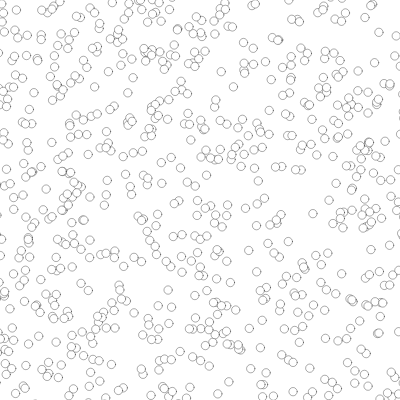
Frame 1 (no input)
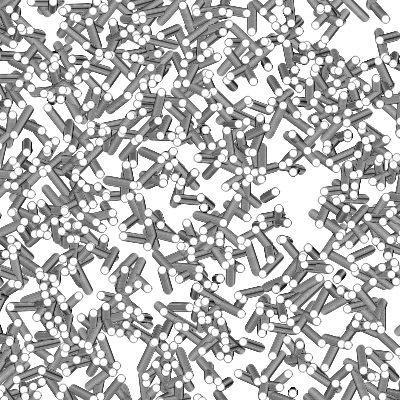
Frame 60 (no input)
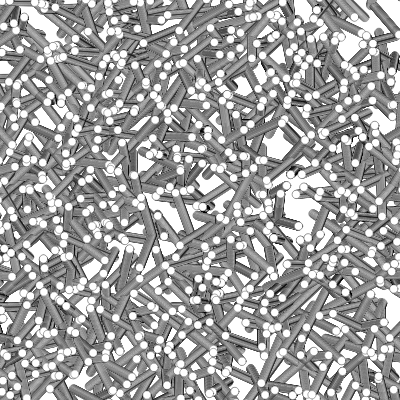
Frame 120 (the mouse pressed at the canvas centre since frame 60)

The p5.js sketch that drew these frames (run headless with seeded random() and noise() and a simulated clock; from frame 60 on, the mouse is pressed at the canvas centre):

// p5.js sketch
// ── sketch.js
var S = 15;
var num = 1000;
var X,Y;
var DX,DY;
var DDX,DDY;
var Color;
var a = 0.55;
var b =0.7;
var dt = 0.045;
var zoom = 0.5;

// 函数setup() ：准备阶段
function setup() {
	createCanvas(400,400);
	colorMode(HSB,360,100,100,100);
	X = new Array();
	Y = new Array();
	DX = new Array();
	DY = new Array();
	DDX = new Array();
	DDY = new Array();
	Color = new Array();
	for(var i=0;i<num;i++)
	{
		X[i] = random(-S,S);
		Y[i] = random(-S,S);
		DX[i] = random(-0.03,0.03);
		DY[i] = random(-0.03,0.03);
		DDX[i] = 0;
		DDY[i] = 0;
		Color[i] = color(
			random(0,360),
			random(20,80),
			random(50,100),
			random(60,100));
	}
}

// 函数draw()：作画阶段
function draw() {
	fill(255);// 填充白色
	StepDE(dt);
	drawParticles0();
}

function StepDE(dt)
{
	for(var i=0;i<num;i++)
	{
		var x = X[i];
		var y = Y[i];
		var dx = DX[i];
		var dy = DY[i];

		var ddx = 0.01*sin(a*dy)*dt;
		var ddy = 0.01*sin(b*dx)*dt;

		dx += ddx;
		dy += ddy;

		x += dx;
		y += dy;

		X[i] = x;
		Y[i] = y;
		DX[i] = dx;
		DY[i] = dy;
		DDX[i] = ddx;
		DDY[i] = ddy;
	}
}

function drawParticles0()
{
	push();
	translate(width/2,height/2);
	scale(zoom*width/12,zoom*height/12);
	strokeWeight(0.02);
	colorMode(HSB,360,100,100,100);
	for(var i=0;i<num;i++)
	{
		var dx = DX[i];
		var dy = DY[i];
		var ddx = DDX[i];
		var ddy = DDY[i];
		strokeWeight(0.02);
		ellipse(X[i],Y[i],0.5,0.5);
	}
	pop();
}

function drawParticles()
{
	push();
	translate(width/2,height/2);
	scale(zoom*width/12,zoom*height/12);
	strokeWeight(0.02);
	colorMode(HSB,360,100,100,100);
	for(var i=0;i<num;i++)
	{
		var dx = DX[i];
		var dy = DY[i];
		var ddx = DDX[i];
		var ddy = DDY[i];
		var acc = 100*sqrt(ddx*ddx + ddy*ddy);
		var spd = 1.0/(0.12+100.0*sqrt(dx*dx + dy*dy));
		var cr = Color[i];
		var h = hue(cr);
		var s = saturation(cr);
		var b = brightness(cr);
		var a = alpha(cr);
		fill(h,0.015*s/acc,b/spd,a);
		strokeWeight(acc*0.1);
		ellipse(X[i],Y[i],spd,spd);
	}
	pop();
}
